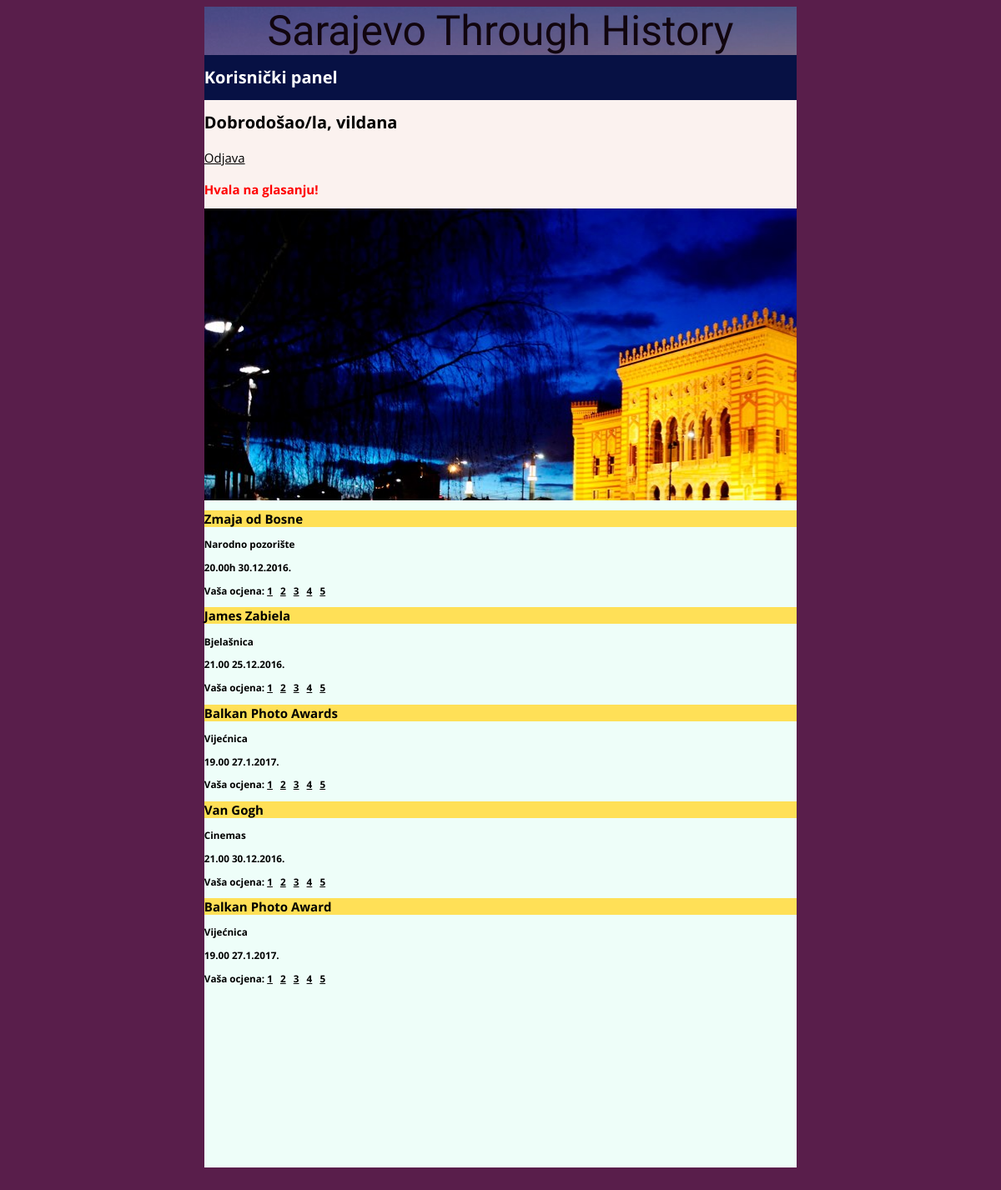
Screenshot of /Spirala4/pocetnaRegistrovaniKorisnik.php?dogadjaj=1&rating=1&korisnik=2 (signed in) with the database file from the repository.
### tables this page shows
CREATE TABLE `dogadjaji` (
  `id` int(11) NOT NULL,
  `naziv` varchar(30) DEFAULT NULL,
  `mjesto` varchar(30) DEFAULT NULL,
  `vrijeme` varchar(40) DEFAULT NULL,
  `tip` varchar(20) DEFAULT NULL
);

### Spirala4/pocetnaRegistrovaniKorisnik.php (the view, shortened to what this page needs)
<!DOCTYPE html PUBLIC "-//W3C//DTD XHTML 1.0 Transitional//EN"
"http://www.w3.org/TR/xhtml1/DTD/xhtml1-transitional.dtd">
<html xmlns="http://www.w3.org/1999/xhtml">
<HEAD>
<link rel="stylesheet" type="text/css" media='screen and (min-width: 960px), (orientation:landscape) and (min-width:800)' href="stil1.css"/>
<link rel="stylesheet" type="text/css" media='screen and (min-width: 300px) and (max-width:960px)' href="stil2.css"/>
</HEAD>
<body>
<div id="okvir">
<div id="zaglavlje" class="kolona dva">
Sarajevo Through History</div>
<div id="menuRegistrovani" class="kolona dva">
<h1>Korisnički panel</h1>
</div>
<div id="podstranicaAdmin">
<div id="glavniDioPocetnaAdmin" class="kolona dva">
<h1>Dobrodošao/la, <?php echo $_SESSION['ime']; ?> </h1>
<p><a href="logout.php" action="odjava.php">Odjava</a> &nbsp; </p>
<?php
if(isset($_GET['dogadjaj'],$_GET['rating'],$_GET['korisnik']))
{
    $rating=(int)$_GET['rating'];
    if($rating==1 || $rating==2 || $rating==3 || $rating==4 || $rating==5)
    {
        $glas='false';
        if($glas=='false')
        {
            print "<h2 style=color:red;>Hvala na glasanju!</h2>";
        }
        else print "<h2 style=color:red;>Već ste ocijenili ovaj događaj!</h2>";
    }
}
?>
</div>
<div id="menuKorisnik" class="kolona dva">
</div>
<div id="ratingDogadjaja" class="kolona dva">
<?php
$dbh = new PDO("mysql:dbname=wt;host=localhost;charset=utf8", "root", "");
$dbh->exec("set names utf8");
$korisnik=$_SESSION['ime'];
$rez=$dbh->query("SELECT id FROM korisnici where username='$korisnik'");
foreach ($rez as $key ) {
    $korisnikID=$key['id'];
}
$dogadjaji=$dbh->query("SELECT * FROM dogadjaji");
foreach ($dogadjaji as $d) {
    $id=$d['id'];
    $naziv=$d['naziv'];
    $mjesto=$d['mjesto'];
    $vrijeme=$d['vrijeme'];
    print "<h2 style=background-color:#FFE057>$naziv</h2>";
    print "<h3>$mjesto</h3>";
    print "<h3>$vrijeme</h3>";
    print "<h3>Vaša ocjena: ";
    for($i=1;$i<=5;$i++)
        print "<a style=color:black; href=pocetnaRegistrovaniKorisnik.php?dogadjaj=$id&rating=$i&korisnik=$korisnikID>$i</a>&nbsp; &nbsp;";
    }
    print "</h3>";
?>
</div>
</body>
</HTML>

### Spirala4/stil1.css (style rules this page uses)
* { box-sizing: border-box; }
body { background-color:#591e4b; font-size: 62.5%; font-family: 'Open Sans'; position: relative; overflow:auto; height: 100%; }
.kolona { margin-left: 0%; margin-right: 0%; display: inline-block; float: left; }
.kolona.dva { width: 100%; }
.kolona:first-child { margin-left: 0px; }
.kolona:last-child { margin-left: 0px; }
#okvir { margin-left:20%; margin-right:20%; width: 60%; height: 2000px; }
#zaglavlje { background-image: url(slike/cover.jpg); font-family:'Shadows Into Light' ; font-size:5em; text-align: center; opacity:0.8; }
#glavniDioPocetnaAdmin { height: auto; background:#FBF2EF; }
#glavniDioPocetnaAdmin p { color: black; font-size: 1.7em; text-align:left; }
#glavniDioPocetnaAdmin a { color: black; font-size: 15px; }
#menuKorisnik { background-image: url(slike/cover2.jpg); width: 100%; height: 350px; overflow: hidden; }
#ratingDogadjaja { background-color: #EEFEF9; height: 800px; }
#menuRegistrovani { background-color: #071144; color:white; }

### Spirala4/stil2.css (style rules this page uses)
* { box-sizing: border-box; }
body { background-color: #591e4b; font-size: 62.5%; font-family: 'Open Sans'; position: relative; overflow:auto; }
.kolona { margin-left: 0%; margin-right: 0%; display: inline-block; float: left; }
.kolona.dva { width: 100%; }
.kolona:first-child { margin-left: 0px; }
.kolona:last-child { margin-left: 0px; }
#okvir { margin-left:0px; margin-right:0px; width: 100%; min-height: 1800px; overflow: scroll; }
#zaglavlje { background-image: url(slike/cover.jpg); font-family:'Shadows Into Light' ; font-size:2em; text-transform: bold; text-align: center; opacity: 0.8; width: 100%; }
#glavniDioPocetnaAdmin { height: auto; background:#FBF2EF; }
#glavniDioPocetnaAdmin p { color: black; font-size: 1.7em; text-align:left; }
#glavniDioPocetnaAdmin a { color: black; }

### rows the page displays
dogadjaji: naziv "Zmaja od Bosne", mjesto "Narodno pozorište", vrijeme "20.00h 30.12.2016."
dogadjaji: naziv "James Zabiela", mjesto "Bjelašnica", vrijeme "21.00 25.12.2016."
dogadjaji: naziv "Balkan Photo Awards", mjesto "Vijećnica", vrijeme "19.00 27.1.2017."
dogadjaji: naziv "Van Gogh", mjesto "Cinemas", vrijeme "21.00 30.12.2016."
dogadjaji: naziv "Balkan Photo Award", mjesto "Vijećnica", vrijeme "19.00 27.1.2017."

### other values shown
$_SESSION['ime'] "vildana"
